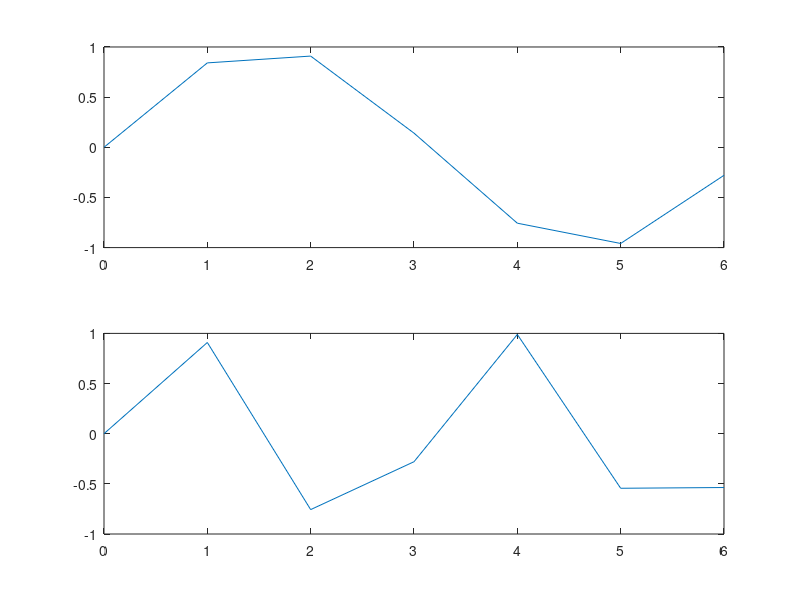

Write MATLAB code to recreate this figure.
% Jason Vong
% ME 203, Section 1001, 1101
% 9/22/2021
% subplots

clear all 
clc
format compact

hold on

x = 0:2*pi
y1 = sin(x)
y2 = sin(2*x)

subplot(2,1,1), plot(x,y1)
subplot(2,1,2), plot(x,y2)
